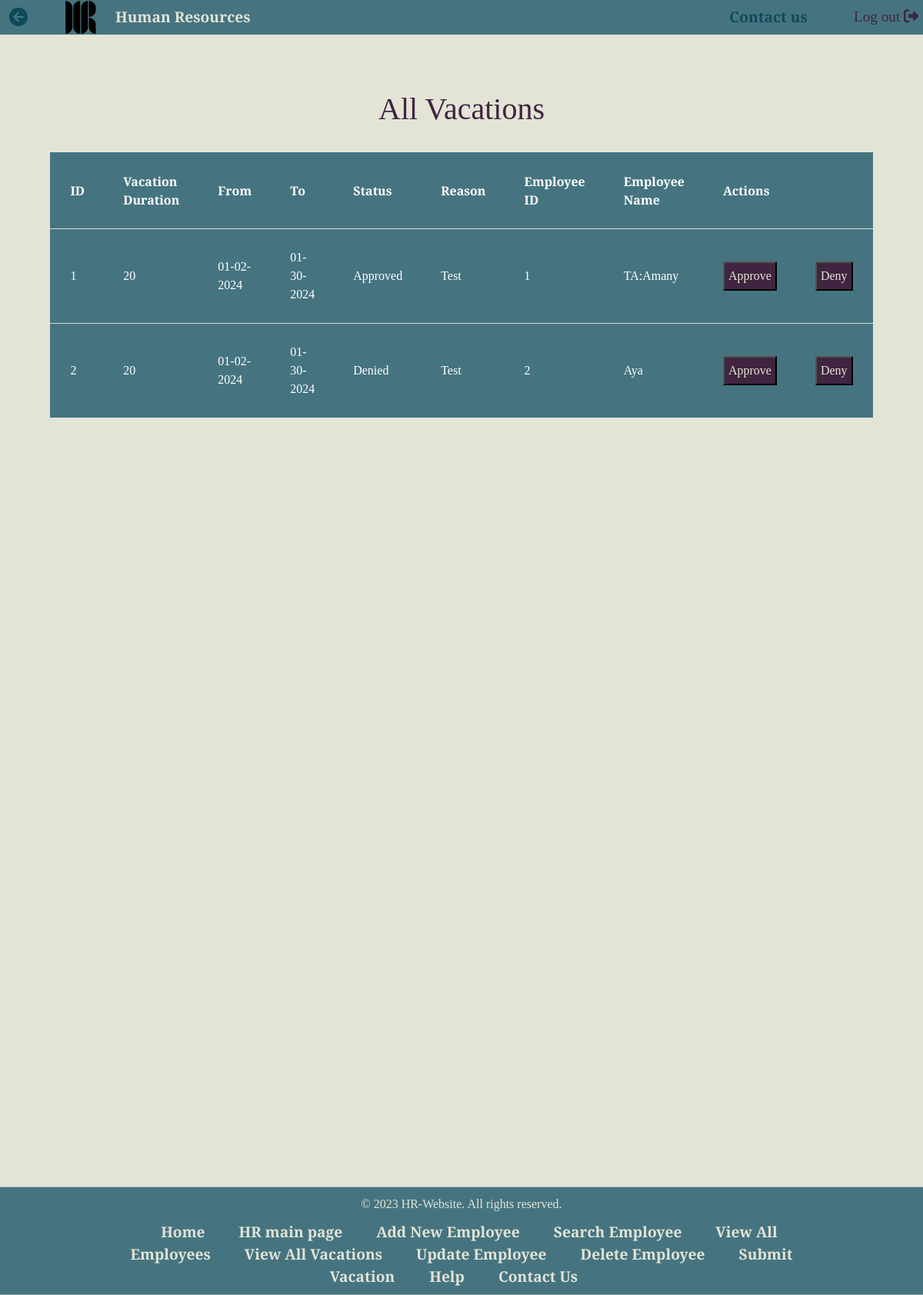
Screenshot of /AllVacations with the database file from the repository.
### members/models.py (models this page shows)
class vacations (models.Model):
    id = models.IntegerField().primary_key
    employee_id = models.ForeignKey(
        user,
        on_delete=models.CASCADE
    )
    vacation_duration = models.IntegerField()
    From = models.CharField(max_length=255)
    To = models.CharField(max_length=255)
    reason = models.CharField(max_length=255)
    status = models.CharField(max_length=255)
    employee_name = models.CharField(max_length=255)

### members/views.py (the view)
# urls.py: path('AllVacations', views.AllVacations, name="allVacations"),
def AllVacations(request):
  Vacations = vacations.objects.all().values()
  template = loader.get_template('All_Vacations.html')
  context = {
    'Vacations': Vacations,
  }
  return HttpResponse(template.render(context, request))

### members/templates/All_Vacations.html (shortened to what this page needs)
{% load static %}
<!DOCTYPE html>
<html>
<head>
        <link rel="stylesheet" href="https://cdnjs.cloudflare.com/ajax/libs/font-awesome/6.4.0/css/all.min.css">
        <link rel="stylesheet" href="https://cdn.jsdelivr.net/npm/bootstrap@5.2.3/dist/css/bootstrap.min.css">
        <link href="{% static 'css/all_employees.css' %}" rel = "stylesheet">
</head>
<body>
    <header>
        <button onclick="window.history.back()" class="back"> <i class="fa-sharp fa-solid fa-circle-arrow-left"></i> </button>
        <img class="logoImg" src="{% static 'LOGO.png' %}" >
        <a href="#" class="logo">Human Resources</a>
        <nav class="navigation">
            <a href="#contact us">Contact us</a>
        </nav>
        <a href="{% url 'Projects' %}" class="lgOut"> Log out <i class="fa-solid fa-right-from-bracket"></i></a>
    </header>
    <br><br>
<h1>All Vacations</h1>
    <br>
    <table>
        <thead>
            <tr>
                <th>ID</th>
                <th>Vacation Duration</th>
                <th>From</th>
                <th>To</th>
                <th>Status</th>
                <th>Reason</th>
                <th>Employee ID</th>
                <th>Employee Name</th>
                <th colspan="2">Actions</th>
            </tr>
            <tr>
                {% for x in Vacations %}
                <td>{{x.id}}</td>
                <td>{{x.vacation_duration}}</td>
                <td>{{x.From}}</td>
                <td>{{x.To}}</td>
                <td>{{x.status}}</td>
                <td>{{x.reason}}</td>
                <td>{{x.employee_id_id}}</td>
                <td>{{x.employee_name}}</td>
                <td>  <a href="ApproveVacation/{{x.id}}">
                    <button class = submit >Approve</button>
                </a>
                </td>
                <td>
                    <a href="deleteVacation/{{x.id}}">
                        <button class = delete>Deny</button>
                    </a>
                </td>
            </tr>
            {% endfor %}
        </thead>
    </table>
    <footer>
        <p>&copy; 2023 HR-Website. All rights reserved.</p>
        <nav>
            <a href="{% url 'Projects' %}">Home</a>
            <a href="{% url 'Main' %}">HR main page</a>
            <a href="{% url 'Register' %}">Add New Employee</a>
            <a href="{% url 'searchEmployee' %}">Search Employee</a>
            <a href="{% url 'allEmployees' %}">View All Employees</a>
            <a href="{% url 'allVacations' %}">View All Vacations</a>
            <a href="{% url 'allEmployees' %}">Update Employee</a>
            <a href="{% url 'allEmployees' %}">Delete Employee</a>
            <a href="{% url 'allEmployees' %}">Submit Vacation </a>
            <a href="#">Help</a>
            <a href="#contact-us">Contact Us</a>
        </nav>
    </footer>
</body>
</html>

### members/Static/css/all_employees.css (style rules this page uses)
* { font-family: 'Zilla Slab', serif; margin: 0; padding: 0; box-sizing: border-box; scroll-behavior: smooth; }
body { background-color: #e3e4d6; color: #e3e4d6; margin: 0; padding: 0; }
.submit { padding: 2px; }
header { background-color: #457480; width: 100%; position: fixed; padding: 1px 150px; z-index: 999; display: flex; justify-content: space-between; align-items: center; }
.back { background-color: #457480; width: 4%; position: absolute; left: 0; font-size: 1.5em; color: #0d4a59; border: none; }
.lgOut { text-decoration: none; width: 7.5%; position: absolute; right: 0; font-size: 1.2em; color: rgb(64, 37, 64); border: none; }
.logo { text-decoration: none; color: #e3e4d6; font-weight: 700; font-size: 1.2em; position: fixed; }
.logoImg { width: 40px; margin-left: -65px; }
.navigation a { text-decoration: none; color: #0d4a59; font-weight: 630; font-size: 1.2em; padding-left: 40px; }
h1 { color: rgb(64, 37, 64); text-align: center; padding-top: 70px; }
table { width: 50%; border: 1px solid #457480; color: #457480; margin-left: auto; margin-right: auto; }
thead { background-color: #457480; color: white; text-align: center; }
th, td { padding: 25px; text-align: left; border-bottom: 1px solid #ddd; }
.submit { background-color: rgb(64, 37, 64); color: #e3e4d6;; padding: 5px; }
.delete { background-color: rgb(64, 37, 64); color: #e3e4d6; padding: 5px; }
footer { background-color: #457480; color: #e3e4d6; padding: 10px 150px; text-align: center; position :sticky; bottom: 0; width: 100%; margin-top: 1000px; }
footer p { margin: 0; }
footer nav { margin-top: 10px; }
footer a { text-decoration: none; color: #e3e4d6; font-weight: 630; font-size: 1.2em; padding: 0 20px; }

### rows the page displays
vacations: id "1", vacation_duration "20", From "01-02-2024", To "01-30-2024", status "Approved", reason "Test", employee_id_id "1", employee_name "TA:Amany"
vacations: id "2", vacation_duration "20", From "01-02-2024", To "01-30-2024", status "Denied", reason "Test", employee_id_id "2", employee_name "Aya"
